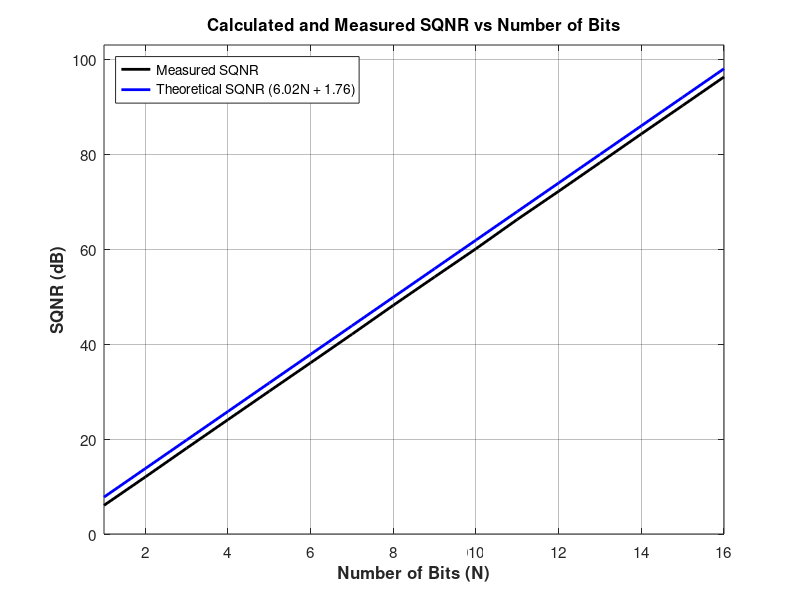
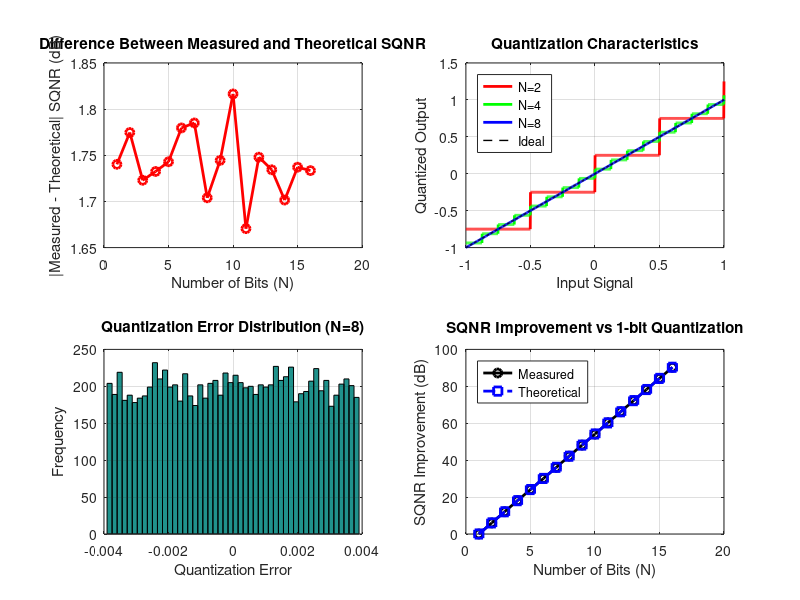

Here is the MATLAB script that generated these plots, in order:
% Activity 10: SQNR Analysis - Octave Compatible Code
% Signal to Quantization Noise Ratio verification

% Signal parameters
x_max = 1;
x_min = -1; % range of the signal

% Generate input signal in the range x_min to x_max
% Using uniform random distribution
x = (x_max - x_min) * rand(10000, 1) + x_min;

% Initialize arrays to store results
QE_c = []; % array to store Calculated SQNR
QE_m = []; % array to store Measured SQNR

% Display header
fprintf('SQNR Analysis for Different Bit Depths\n');
fprintf('=====================================\n');
fprintf('N (bits) | Measured SQNR | Calculated SQNR | Difference\n');
fprintf('---------+---------------+-----------------+-----------\n');

% Loop through different bit depths
for N = 1:16
    % Calculate quantization step size
    q = (x_max - x_min) / (2^N);

    % Mid-riser quantization
    xq = q * (floor(x/q) + 0.5);

    % Calculate quantization error
    qe = x - xq;

    % Calculate measured SQNR
    sqnr_measured = 20 * log10(std(x) / std(qe));
    QE_m = [QE_m sqnr_measured];

    % Calculate theoretical SQNR (for sinusoidal signals)
    sqnr_calculated = 6.02 * N + 1.76;
    QE_c = [QE_c sqnr_calculated];

    % Display results for each N
    fprintf('%8d | %13.2f | %15.2f | %9.2f\n', N, sqnr_measured, sqnr_calculated, abs(sqnr_measured - sqnr_calculated));
end

% Create the plot
figure;
plot(1:16, QE_m, 'k', 'LineWidth', 2);
hold on;
plot(1:16, QE_c, 'b', 'LineWidth', 2);

% Add plot formatting
grid on;
xlabel('Number of Bits (N)', 'FontSize', 12, 'FontWeight', 'bold');
ylabel('SQNR (dB)', 'FontSize', 12, 'FontWeight', 'bold');
title('Calculated and Measured SQNR vs Number of Bits', 'FontSize', 14, 'FontWeight', 'bold');

% Add legend
legend('Measured SQNR', 'Theoretical SQNR (6.02N + 1.76)', 'Location', 'northwest');

% Set axis limits for better visualization
xlim([1 16]);
ylim([0 max(max(QE_m), max(QE_c)) + 5]);

% Add grid styling
set(gca, 'GridAlpha', 0.3);
set(gca, 'FontSize', 11);

% Display summary statistics
fprintf('\n=== SUMMARY STATISTICS ===\n');
fprintf('Signal type: Uniform random distribution\n');
fprintf('Signal range: [%.1f, %.1f]\n', x_min, x_max);
fprintf('Number of samples: %d\n', length(x));
fprintf('Signal standard deviation: %.4f\n', std(x));
fprintf('Signal variance: %.4f\n', var(x));

% Calculate differences between measured and theoretical
differences = abs(QE_m - QE_c);
fprintf('\nSQNR Comparison:\n');
fprintf('Average difference: %.2f dB\n', mean(differences));
fprintf('Maximum difference: %.2f dB (at N=%d bits)\n', max(differences), find(differences == max(differences)));
fprintf('Minimum difference: %.2f dB (at N=%d bits)\n', min(differences), find(differences == min(differences)));

% Additional analysis plot
figure;
subplot(2, 2, 1);
plot(1:16, differences, 'r-o', 'LineWidth', 2, 'MarkerSize', 6);
grid on;
xlabel('Number of Bits (N)');
ylabel('|Measured - Theoretical| SQNR (dB)');
title('Difference Between Measured and Theoretical SQNR');

% Show quantization levels for different N values
subplot(2, 2, 2);
N_demo = [2, 4, 8];
colors = {'r', 'g', 'b'};
x_demo = linspace(-1, 1, 1000);

for i = 1:length(N_demo)
    N = N_demo(i);
    q = (x_max - x_min) / (2^N);
    xq_demo = q * (floor(x_demo/q) + 0.5);
    plot(x_demo, xq_demo, colors{i}, 'LineWidth', 2);
    hold on;
end
plot(x_demo, x_demo, 'k--', 'LineWidth', 1);
grid on;
xlabel('Input Signal');
ylabel('Quantized Output');
title('Quantization Characteristics');
legend('N=2', 'N=4', 'N=8', 'Ideal', 'Location', 'northwest');

% Histogram of quantization error for N=8
subplot(2, 2, 3);
N = 8;
q = (x_max - x_min) / (2^N);
xq = q * (floor(x/q) + 0.5);
qe = x - xq;
hist(qe, 50);
grid on;
xlabel('Quantization Error');
ylabel('Frequency');
title(sprintf('Quantization Error Distribution (N=%d)', N));

% SNR improvement with bit depth
subplot(2, 2, 4);
snr_improvement = QE_m - QE_m(1); % Relative to 1-bit
theoretical_improvement = QE_c - QE_c(1);
plot(1:16, snr_improvement, 'k-o', 'LineWidth', 2);
hold on;
plot(1:16, theoretical_improvement, 'b--s', 'LineWidth', 2);
grid on;
xlabel('Number of Bits (N)');
ylabel('SQNR Improvement (dB)');
title('SQNR Improvement vs 1-bit Quantization');
legend('Measured', 'Theoretical', 'Location', 'northwest');

% Print important theoretical notes
fprintf('\n=== THEORETICAL NOTES ===\n');
fprintf('1. SQNR formula (6.02N + 1.76) applies to sinusoidal signals\n');
fprintf('2. For uniform random signals, actual SQNR may differ slightly\n');
fprintf('3. Each additional bit provides ~6 dB improvement in SQNR\n');
fprintf('4. The constant 1.76 dB accounts for peak-to-RMS ratio of sine waves\n');
fprintf('5. Quantization noise is approximately uniformly distributed\n');

% Save the workspace for further analysis
save('sqnr_analysis_results.mat', 'QE_m', 'QE_c', 'x', 'N');

fprintf('\n✅ Analysis complete! Results saved to sqnr_analysis_results.mat\n');
